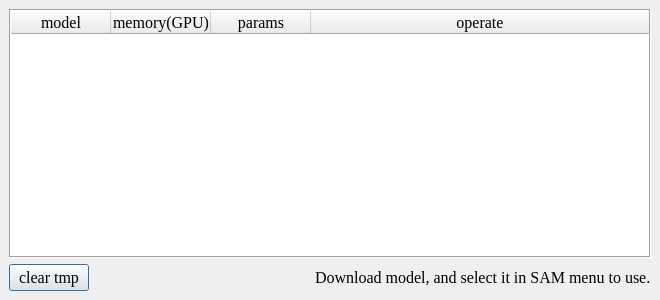
<?xml version="1.0" encoding="UTF-8"?>
<ui version="4.0">
 <class>DialogModelManager</class>
 <widget class="QDialog" name="DialogModelManager">
  <property name="geometry">
   <rect>
    <x>0</x>
    <y>0</y>
    <width>660</width>
    <height>300</height>
   </rect>
  </property>
  <property name="font">
   <font>
    <family>Times New Roman</family>
    <pointsize>12</pointsize>
   </font>
  </property>
  <property name="windowTitle">
   <string>Model Manage</string>
  </property>
  <layout class="QVBoxLayout" name="verticalLayout">
   <property name="leftMargin">
    <number>9</number>
   </property>
   <property name="topMargin">
    <number>9</number>
   </property>
   <property name="rightMargin">
    <number>9</number>
   </property>
   <property name="bottomMargin">
    <number>9</number>
   </property>
   <item>
    <widget class="QTableWidget" name="tableWidget">
     <property name="frameShape">
      <enum>QFrame::Box</enum>
     </property>
     <property name="frameShadow">
      <enum>QFrame::Sunken</enum>
     </property>
     <property name="sizeAdjustPolicy">
      <enum>QAbstractScrollArea::AdjustToContents</enum>
     </property>
     <property name="editTriggers">
      <set>QAbstractItemView::NoEditTriggers</set>
     </property>
     <property name="selectionMode">
      <enum>QAbstractItemView::SingleSelection</enum>
     </property>
     <property name="selectionBehavior">
      <enum>QAbstractItemView::SelectRows</enum>
     </property>
     <property name="showGrid">
      <bool>true</bool>
     </property>
     <property name="gridStyle">
      <enum>Qt::SolidLine</enum>
     </property>
     <property name="sortingEnabled">
      <bool>false</bool>
     </property>
     <property name="wordWrap">
      <bool>true</bool>
     </property>
     <property name="cornerButtonEnabled">
      <bool>true</bool>
     </property>
     <attribute name="horizontalHeaderCascadingSectionResizes">
      <bool>true</bool>
     </attribute>
     <attribute name="horizontalHeaderHighlightSections">
      <bool>true</bool>
     </attribute>
     <attribute name="horizontalHeaderShowSortIndicator" stdset="0">
      <bool>false</bool>
     </attribute>
     <attribute name="horizontalHeaderStretchLastSection">
      <bool>true</bool>
     </attribute>
     <attribute name="verticalHeaderVisible">
      <bool>false</bool>
     </attribute>
     <attribute name="verticalHeaderStretchLastSection">
      <bool>false</bool>
     </attribute>
     <column>
      <property name="text">
       <string>model</string>
      </property>
     </column>
     <column>
      <property name="text">
       <string>memory(GPU)</string>
      </property>
     </column>
     <column>
      <property name="text">
       <string>params</string>
      </property>
     </column>
     <column>
      <property name="text">
       <string>operate</string>
      </property>
     </column>
    </widget>
   </item>
   <item>
    <widget class="QWidget" name="widget" native="true">
     <layout class="QHBoxLayout" name="horizontalLayout">
      <property name="leftMargin">
       <number>0</number>
      </property>
      <property name="topMargin">
       <number>0</number>
      </property>
      <property name="rightMargin">
       <number>0</number>
      </property>
      <property name="bottomMargin">
       <number>0</number>
      </property>
      <item>
       <widget class="QPushButton" name="pushButton_clear_tmp">
        <property name="text">
         <string>clear tmp</string>
        </property>
       </widget>
      </item>
      <item>
       <spacer name="horizontalSpacer">
        <property name="orientation">
         <enum>Qt::Horizontal</enum>
        </property>
        <property name="sizeHint" stdset="0">
         <size>
          <width>40</width>
          <height>20</height>
         </size>
        </property>
       </spacer>
      </item>
      <item>
       <widget class="QLabel" name="label">
        <property name="text">
         <string>Download model, and select it in SAM menu to use.</string>
        </property>
       </widget>
      </item>
     </layout>
    </widget>
   </item>
  </layout>
 </widget>
 <resources/>
 <connections/>
</ui>
